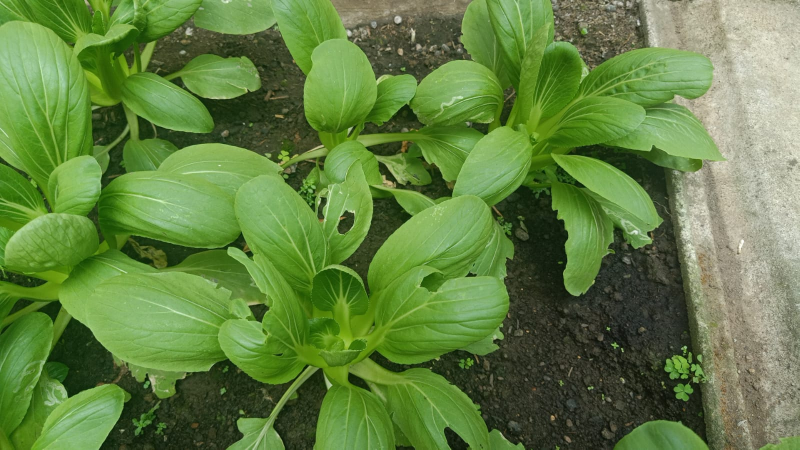
#> input picture Projek/Assets/set.jpeg, 1599 x 899 px (shown at 1/2 size)
$ python -i LSD.py   (imports and definitions only)
#> lines starting #> are read from the running program, lines starting #| are printed output that depends on the picture; after the words box and inside, x2 and y2 are one past the last pixel; in counts of white or black regions, pixels touching at a corner belong together
import cv2
import numpy as np

def leaf_spot_disease(img):
#> called with img = 'Assets/set.jpeg'
    pic= cv2.imread(img)
#> pic is the input picture: shape (899, 1599, 3); mean B, G, R 66.3, 128.8, 98
    pic = cv2.resize(pic, dsize=(500, 400), interpolation=cv2.INTER_CUBIC)
#> pic: shape (400, 500, 3)
    gray=cv2.cvtColor(pic,cv2.COLOR_BGR2GRAY)
    blur = cv2.GaussianBlur(gray,(5,5),5)
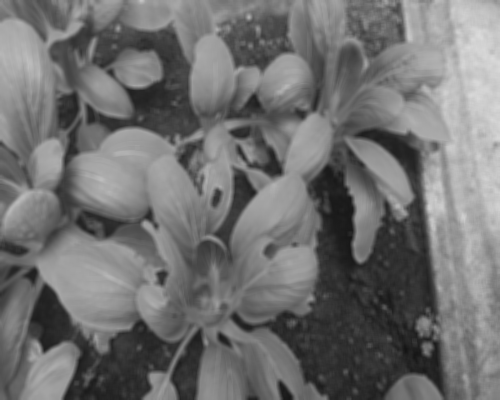
#> blur: shape (400, 500); min 20, max 220, mean 112.5
    _,thres = cv2.threshold(blur, 100,250, cv2.THRESH_TOZERO)
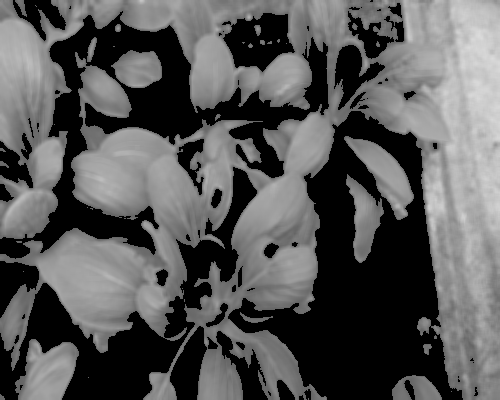
#> thres: shape (400, 500); min 0, max 220, mean 87.8
    res = cv2.Canny(thres, 100, 250, L2gradient=True)
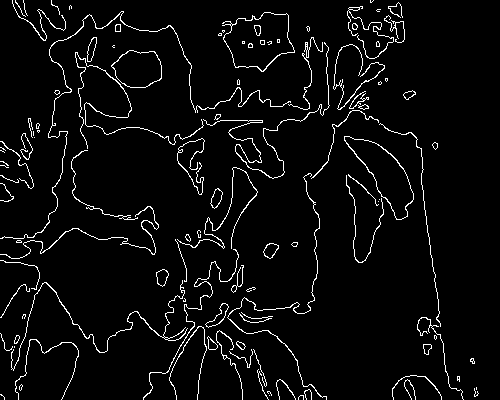
#> res: shape (400, 500); 4.5% white in thin lines or dots

    try:
        circles = cv2.HoughCircles(res,cv2.HOUGH_GRADIENT,1,20,param1=200,param2=15,minRadius=80,maxRadius=100)
#> circles = [[119.5, 226.5, 99.4], [272.5, 218.5, 99.4]]
        circles = np.uint16(np.around(circles))
#> circles = [[120, 226, 99], [272, 218, 99]]
        mask = np.full((res.shape[0], res.shape[1]), 1, dtype=np.uint8)  # mask is only
        clone = pic.copy()
        for i in circles[0, :]:
            cv2.circle(mask, (i[0], i[1]), i[2], (255, 255, 255), -1)
            cv2.circle(clone, (i[0], i[1]), i[2], (255, 255, 255), 1)
#> this loop made 2 passes
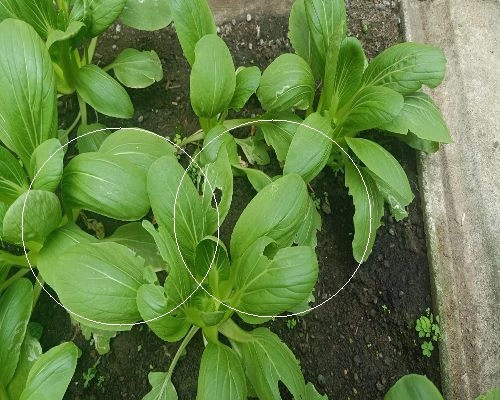
#> clone: shape (400, 500, 3); mean B, G, R 67.5, 129.5, 98.9
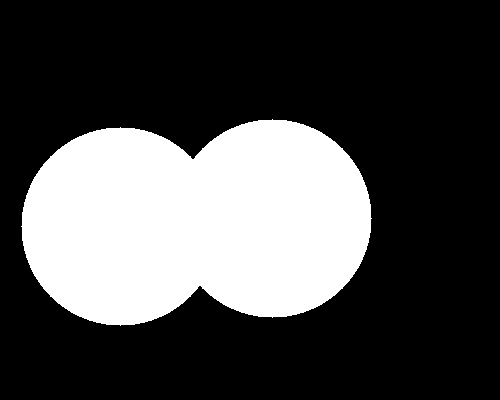
#> mask: shape (400, 500); values 1 (black) and 255 (white), 28.8% white; 1 white region, box (x1, y1, x2, y2) and area: (21, 119, 372, 326) 57561

        # get first masked value (foreground)
        fg = cv2.bitwise_or(res, res, mask=mask)

        # get second masked value (background) mask must be inverted
        mask = cv2.bitwise_not(mask)
        background = np.full(res.shape, 255, dtype=np.uint8)
        bk = cv2.bitwise_or(background, background, mask=mask)
#> background: shape (400, 500); every value is 255

        # combine foreground+background
        final = cv2.bitwise_or(fg, bk)
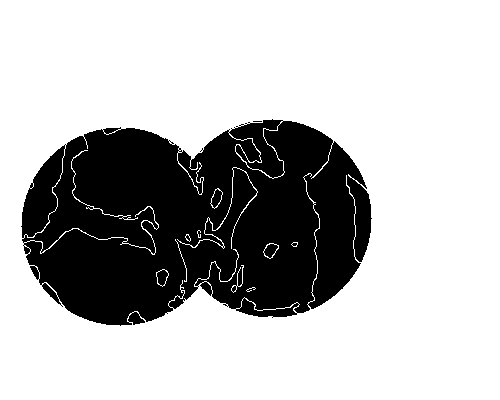
#> final: shape (400, 500); 72.5% white; 2 black regions (1 under 20 px), largest, box (x1, y1, x2, y2) and area: (21, 119, 372, 326) 54998

        circles2 = cv2.HoughCircles(final,cv2.HOUGH_GRADIENT,1,20,param1=10,param2=12,minRadius=0,maxRadius=15)
#> circles2 = [[224.5, 273.5, 14.4], [245.5, 149.5, 9.6], [145.5, 224.5, 5.5], [185.5, 158.5, 7.3], [271.5, 250.5, 6.9], [162.5, 279.5, 4.6], [218.5, 192.5, 5.2]]
        for j in circles2[0,:]:
            cv2.circle(clone,(int(j[0]),int(j[1])),5,(255,255,255),2)
#> this loop made 7 passes
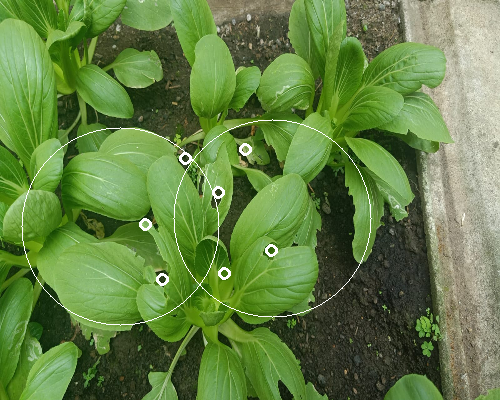
#> clone: shape (400, 500, 3); 0.31% of pixels changed, all inside (x1, y1, x2, y2) = (139, 143, 278, 286)

        if (circles2.shape[1] > 3):
            return('Leaf Spot Detected')
        else:
            return('Normal')

    except:
        return("Hole Not Found")

>>> result = leaf_spot_disease('Assets/set.jpeg')
